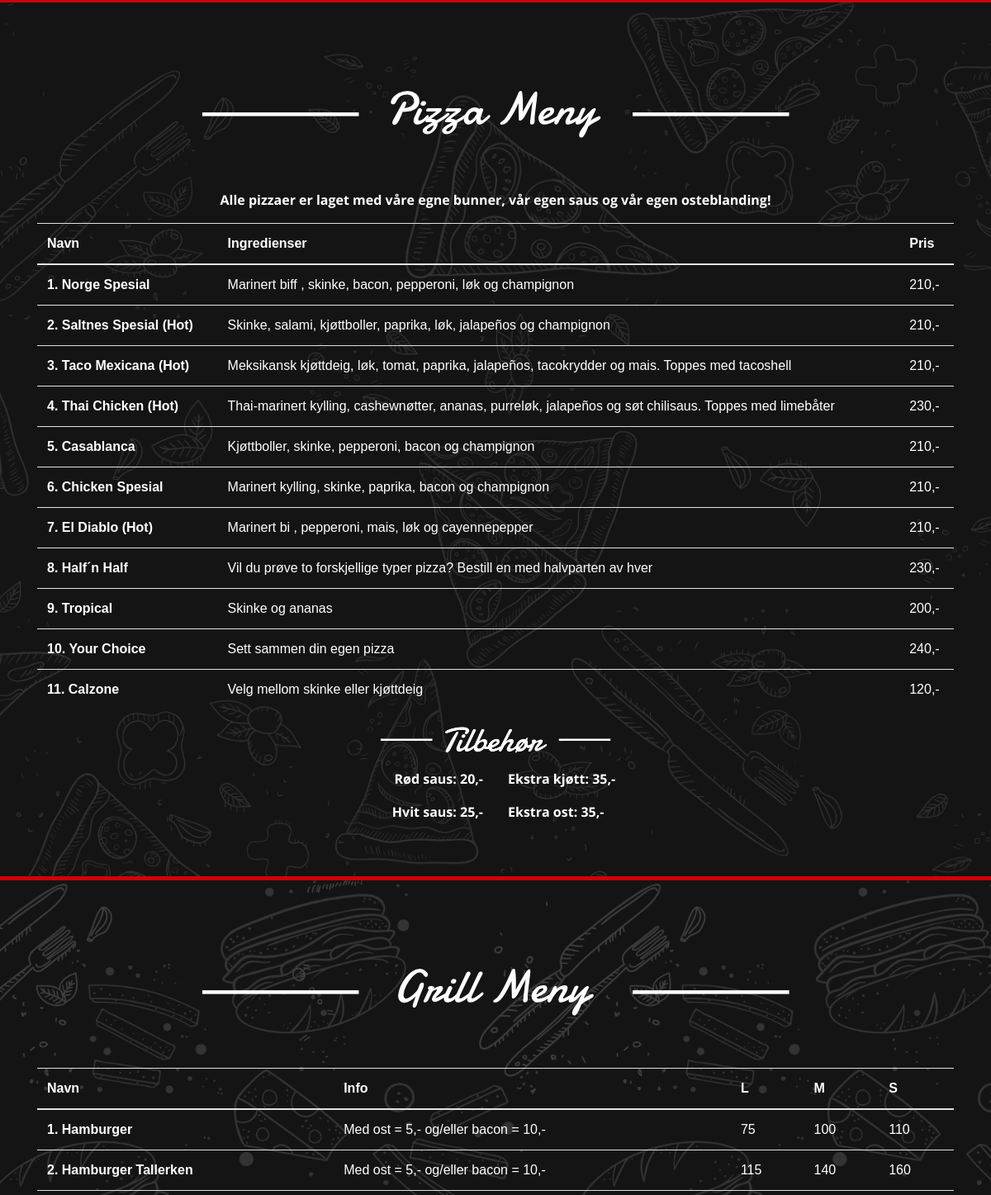
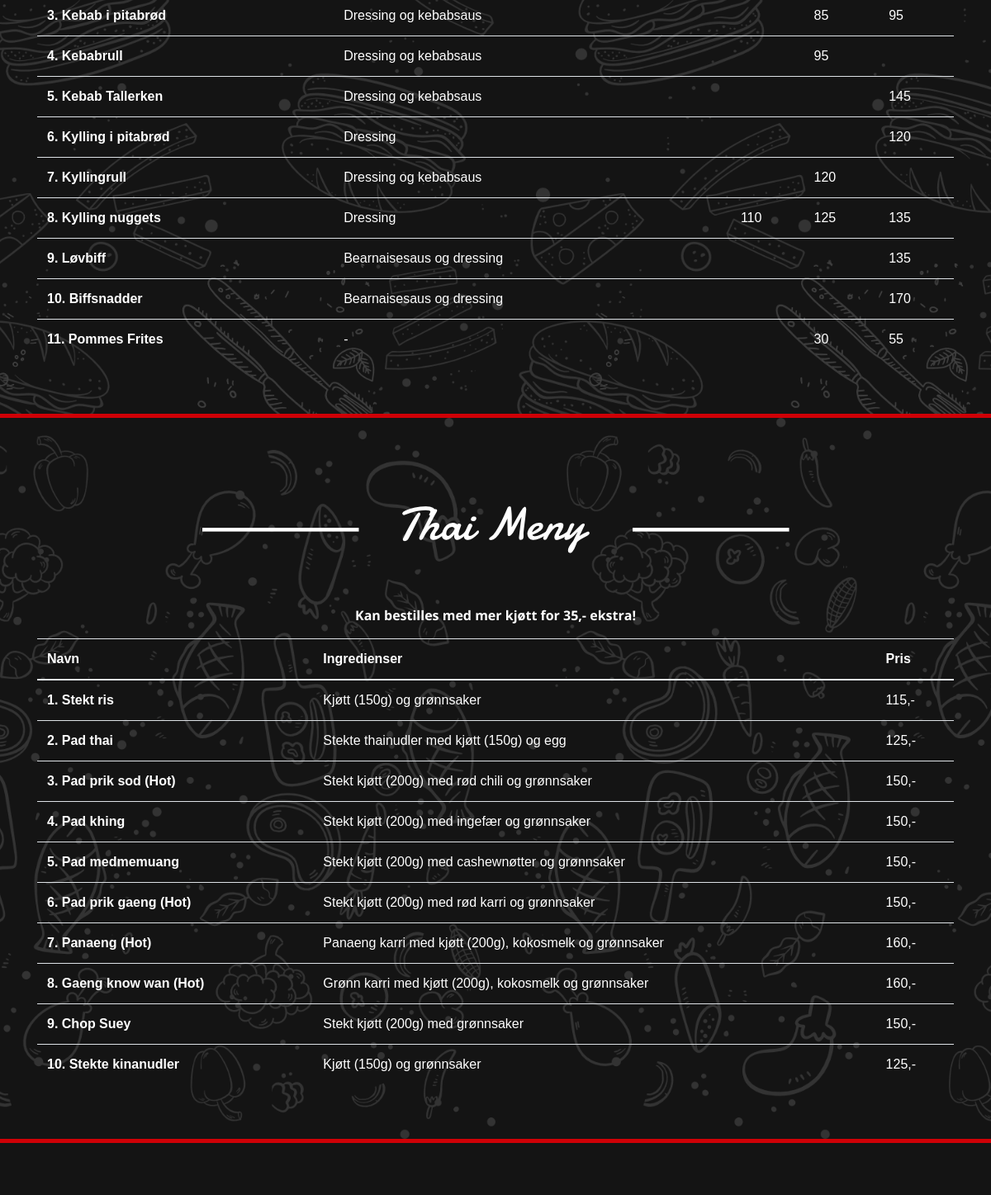
Before: / (middle part) with the older database file (2 pictures, top to bottom).
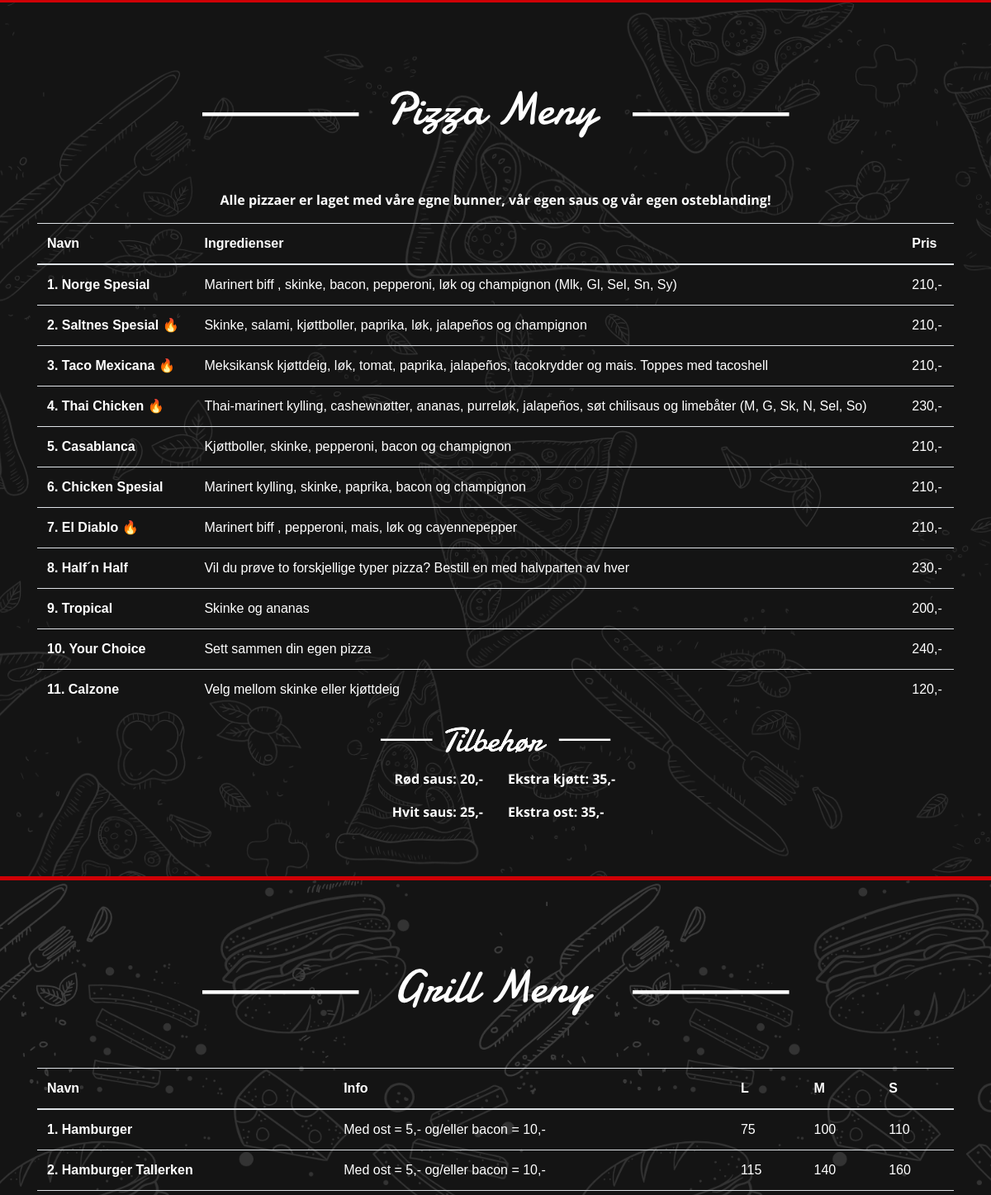
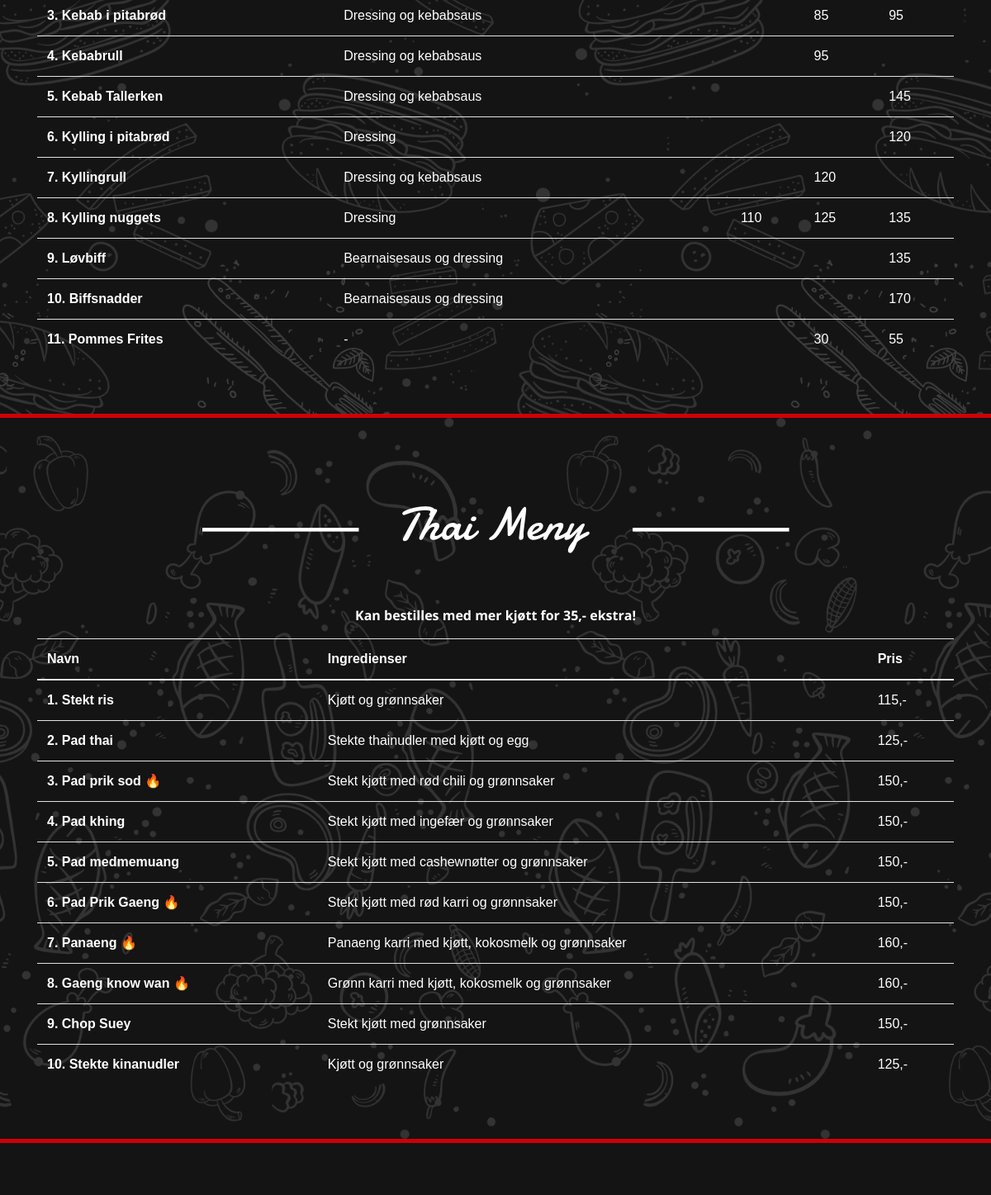
After: the same page with the newer database file (2 pictures, top to bottom).
### app/models.py (models this page shows, shortened)
class PizzaMenu(db.Model):
    __tablename__ = "pizzamenu"
    id = db.Column(db.Integer, primary_key=True)
    title = db.Column(db.String, unique=False)
    description = db.Column(db.String, unique=False)
    allergies = db.Column(db.String)
    price = db.Column(db.String)

class GrillMenu(db.Model):
    __tablename__ = "grillmenu"
    id = db.Column(db.Integer, primary_key=True)
    title = db.Column(db.String, unique=False)
    description = db.Column(db.String, unique=False)
    allergies = db.Column(db.String)
    price_small = db.Column(db.String)
    price_medium = db.Column(db.String)
    price_large = db.Column(db.String)

class ThaiMenu(db.Model):
    __tablename__ = "thaimenu"
    id = db.Column(db.Integer, primary_key=True)
    title = db.Column(db.String, unique=False)
    description = db.Column(db.String, unique=False)
    allergies = db.Column(db.String)
    price = db.Column(db.String)

### app/views.py (the view)
@app.route('/')
def home():
	pizzamenu = PizzaMenu.query.all()
	grillmenu = GrillMenu.query.all()
	thaimenu = ThaiMenu.query.all()
	return render_template("index.html", pizzamenu = pizzamenu, grillmenu = grillmenu, thaimenu = thaimenu)

### app/templates/index.html (shortened to what this page needs)
{% extends "base.html"%}
{% block content%}
<div class="main" id="pizza">
  <div class="container menupadding" align="center">
    <img src="{{url_for('static',filename='pizza-icon.png')}}" alt="" class="mb-5 img-fluid">
    <table class="table" style="color: white;">
      <thead>
        <tr align="left">
          <th scope="<col>">Navn</th>
          <th scope="<col>">Ingredienser</th>
          <th scope="<col>">Pris</th>
        </tr>
      </thead>
      <tbody>
          {%for pizza in pizzamenu%}
        <tr align="left">
        <th scope="row"><b>{{pizza.id}}. {{pizza.title}}</b></th>
        <td>{{pizza.description}}</td>
        <td>{{pizza.price}},-</td>
        </tr>
        {%endfor%}
        <p id="descrip_pizza"><b>Alle pizzaer er laget med våre egne bunner, vår egen saus og vår egen osteblanding!</b></p>
      </tbody>
    </table>
    <div class="container">
      <img src="{{url_for('static',filename='tilbehorlogo.png')}}" class="mb-3 img-fluid" id="tilbehorlogostyle">
      <div class="row">
        <div class="col-6">
          <p id="descrip_extras" align="right"><b>Rød saus: 20,-</b></p>
          <p id="descrip_extras" align="right"><b>Hvit saus: 25,-</b></p>
        </div>
        <div class="col-6">
          <p id="descrip_extras" align="left"><b>Ekstra kjøtt: 35,-</b></p>
          <p id="descrip_extras" align="left"><b>Ekstra ost: 35,-</b></p>
        </div>
      </div>
    </div>
  </div>
</div>
<div class="main" id="grill">
  <div class="container menupadding" align="center">
    <img src="{{url_for('static',filename='grill-icon.png')}}" alt="" class="mb-5 img-fluid">
    <table class="table" style="color: white;">
      <thead>
        <tr align="left">
          <th scope="<col>">Navn</th>
          <th scope="<col>">Info</th>
          <th scope="<col>">L</th>
          <th scope="<col>">M</th>
          <th scope="<col>">S</th>
        </tr>
      </thead>
      <tbody>
          {%for grill in grillmenu%}
        <tr align="left">
        <th scope="row"><b>{{grill.id}}. {{grill.title}}</b></th>
        <td>{{grill.description}}</td>
        <td>{{grill.price_small}}</td>
        <td>{{grill.price_medium}}</td>
        <td>{{grill.price_large}}</td>
        </tr>
        {%endfor%}
      </tbody>
    </table>
  </div>
</div>
<div class="main" id="thai">
  <div class="container menupadding" align="center">
    <img src="{{url_for('static',filename='thai-icon.png')}}" alt="" class="mb-5 img-fluid">
    <table class="table" style="color: white;">
      <thead>
        <tr align="left">
          <th scope="<col>">Navn</th>
          <th scope="<col>">Ingredienser</th>
          <th scope="<col>">Pris</th>
        </tr>
      </thead>
      <tbody>
        <p id="descrip_extras"><b>Kan bestilles med mer kjøtt for 35,- ekstra!</b></p>
        {%for thai in thaimenu%}
        <tr align="left">
        <th scope="row"><b>{{thai.id}}. {{thai.title}}</b></th>
        <td>{{thai.description}}</td>
        <td>{{thai.price}},-</td>
        </tr>
        {%endfor%}
      </tbody>
    </table>
  </div>
</div>
<div class="main" id="kontakt">
  <div class="container">
    <div class="row">
      <div class="col-12 col-md-6">
        <div class="mt-5">
          <br>
          <br>
          <br>
          <br>
        </div>
      </div>
      <div class="col-12 col-md-6" id="gmap">
        <div class="mt-5">
          <br>
        </div>
      </div>
    </div>
  </div>
</div>
{% endblock %}

### app/templates/base.html (shortened to what this page needs)
<!DOCTYPE html>
<html lang="no">
  <head>
    <link rel="stylesheet" href="https://stackpath.bootstrapcdn.com/bootstrap/4.3.1/css/bootstrap.min.css">
    <link rel="stylesheet" href="{{url_for('static', filename ='css/main.css')}}" type="text/css">
    <link rel="stylesheet" href="{{url_for('static', filename ='css/animation.css')}}" type="text/css">
  </head>
  <body>
    {% block content %}
    {% endblock %}
  </body>
</html>

### app/static/css/main.css (style rules this page uses)
body { font-family: 'Open Sans', sans-serif; min-height: 400px; color: white; }
.table { font-family: Arial; }
#pizza { height: 100%; min-height: 500px; padding-bottom: 50px; background-image: url(/static/pizza-doodle.png); background-color: rgb(20,20,20); background-size: cover; background-position: center; background-repeat: no-repeat; border-top: 5px solid rgb(207, 0, 6); border-bottom: 5px solid rgb(207, 0, 6); }
#grill { height: 100%; min-height: 500px; padding-bottom: 50px; background-image: url(/static/grill-doodle.png); background-color: rgb(20,20,20); background-size: cover; background-position: center; background-repeat: no-repeat; border-bottom: 5px solid rgb(207, 0, 6); }
#thai { height: 100%; min-height: 500px; padding-bottom: 50px; background-image: url(/static/thai-doodle.png); background-color: rgb(20,20,20); background-size: cover; background-position: center; background-repeat: no-repeat; border-bottom: 5px solid rgb(207, 0, 6); }
#kontakt { height: 100%; min-height: 350px; padding-bottom: 30px; background-color: rgb(20,20,20); background-size: cover; background-position: center; background-repeat: no-repeat; border-bottom: 1px solid white; }
.menupadding { padding-top: 100px; }
#tilbehorlogostyle { height: 5vh; }
#descrip_extras { font-size: 1rem; }
#gmap { margin-bottom: 20px; }

Changed rows visible on the page:
changed PizzaMenu "Norge Spesial": description "Marinert biff , skinke, bacon, pepperoni, løk og champignon" → "Marinert biff , skinke, bacon, pepperoni, løk og champignon (Mlk, Gl, Sel, Sn, Sy)"
changed PizzaMenu "Skinke, salami, kjøttboller, paprika, løk, jalapeños og champignon": title "Saltnes Spesial (Hot)" → "Saltnes Spesial 🔥"
changed PizzaMenu id 3: title "Taco Mexicana (Hot)" → "Taco Mexicana 🔥"; description "Meksikansk kjøttdeig, løk, tomat, paprika, jalapeños, tacokrydder og mais. Toppes med tacoshell" → "Meksikansk kjøttdeig, løk, tomat, paprika, jalapeños, tacokrydder og mais. Toppes med tacoshell"
changed PizzaMenu id 4: title "Thai Chicken (Hot)" → "Thai Chicken 🔥"; description "Thai-marinert kylling, cashewnøtter, ananas, purreløk, jalapeños og søt chilisaus. Toppes med limebåter" → "Thai-marinert kylling, cashewnøtter, ananas, purreløk, jalapeños, søt chilisaus og limebåter (M, G, Sk, N, Sel, So)"
changed PizzaMenu id 7: title "El Diablo (Hot)" → "El Diablo 🔥"; description "Marinert bi , pepperoni, mais, løk og cayennepepper" → "Marinert biff , pepperoni, mais, løk og cayennepepper"
changed ThaiMenu "Stekt ris": description "Kjøtt (150g) og grønnsaker" → "Kjøtt og grønnsaker"
changed ThaiMenu "Pad thai": description "Stekte thainudler med kjøtt (150g) og egg" → "Stekte thainudler med kjøtt og egg"
changed ThaiMenu id 3: title "Pad prik sod (Hot)" → "Pad prik sod 🔥"; description "Stekt kjøtt (200g) med rød chili og grønnsaker" → "Stekt kjøtt med rød chili og grønnsaker"
changed ThaiMenu "Pad khing": description "Stekt kjøtt (200g) med ingefær og grønnsaker" → "Stekt kjøtt med ingefær og grønnsaker"
changed ThaiMenu "Pad medmemuang": description "Stekt kjøtt (200g) med cashewnøtter og grønnsaker" → "Stekt kjøtt med cashewnøtter og grønnsaker"
changed ThaiMenu id 6: title "Pad prik gaeng (Hot)" → "Pad Prik Gaeng 🔥"; description "Stekt kjøtt (200g) med rød karri og grønnsaker" → "Stekt kjøtt med rød karri og grønnsaker"
changed ThaiMenu id 7: title "Panaeng (Hot)" → "Panaeng 🔥"; description "Panaeng karri med kjøtt (200g), kokosmelk og grønnsaker" → "Panaeng karri med kjøtt, kokosmelk og grønnsaker"
changed ThaiMenu id 8: title "Gaeng know wan (Hot)" → "Gaeng know wan 🔥"; description "Grønn karri med kjøtt (200g), kokosmelk og grønnsaker" → "Grønn karri med kjøtt, kokosmelk og grønnsaker"
changed ThaiMenu "Chop Suey": description "Stekt kjøtt (200g) med grønnsaker" → "Stekt kjøtt med grønnsaker"
changed ThaiMenu "Stekte kinanudler": description "Kjøtt (150g) og grønnsaker" → "Kjøtt og grønnsaker"
